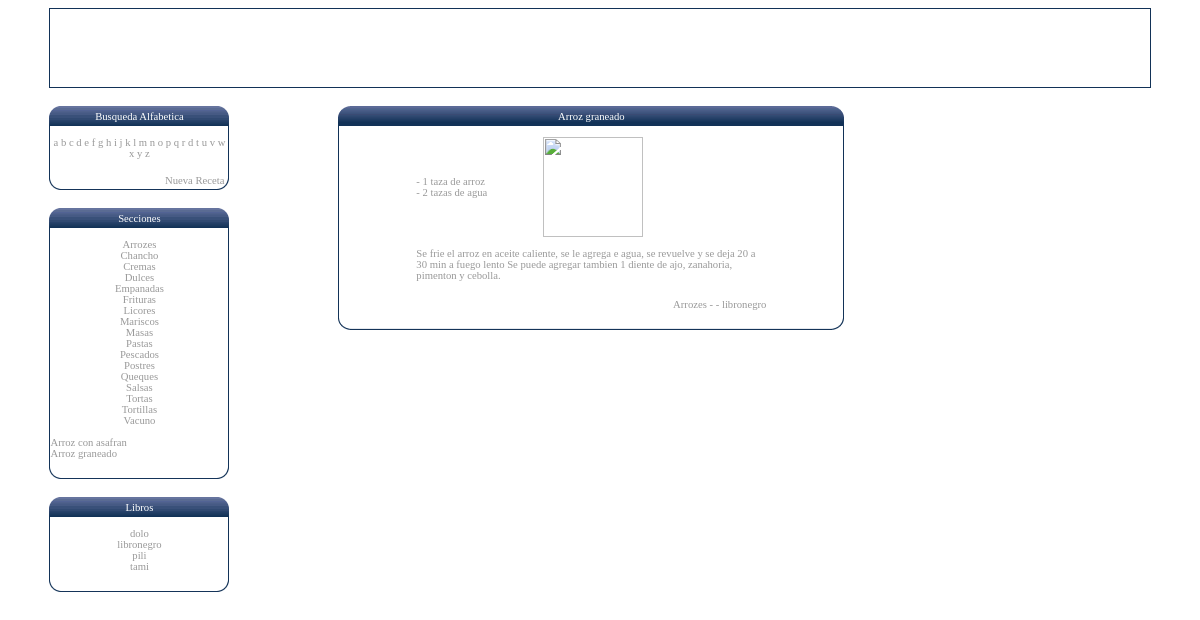
The app's page /index.php?action=1&idreceta=4&seccion=Arrozes with its own data.
### tables this page shows
CREATE TABLE IF NOT EXISTS `tipos` (
  `tipo` varchar(255) NOT NULL,
  PRIMARY KEY  (`tipo`)
);

CREATE TABLE IF NOT EXISTS `recetas` (
  `id` int(11) NOT NULL auto_increment,
  `nombre` varchar(255) NOT NULL,
  `ingredientes` text NOT NULL,
  `receta` text NOT NULL,
  `tipo1` varchar(255) default NULL,
  `tipo2` varchar(255) default NULL,
  `libro` varchar(255) NOT NULL,
  `foto` varchar(255) NOT NULL,
  PRIMARY KEY  (`id`)
);

CREATE TABLE IF NOT EXISTS `libros` (
  `nombre` varchar(255) NOT NULL,
  `autor` varchar(255) default NULL,
  `comentario` text,
  PRIMARY KEY  (`nombre`)
);

### libagenda.php (the view, shortened to what this page needs)
<?php
	function alf_mostrar(){
		$letras = array(a,b,c,d,e,f,g,h,i,j,k,l,m,n,o,p,q,r,d,t,u,v,w,x,y,z);
		foreach($letras as $letra){
			echo "<a class=\"alfabeto\" href=\"./index.php?dir=$letra\">$letra </a>";
			}
		}
	function tipos_mostrar($IdConexion){
		$consulta = "SELECT tipo FROM tipos ORDER BY tipo ASC";
		$IdConsulta = mysql_query($consulta,$IdConexion);
		$Nn = mysql_num_rows($IdConsulta);
		for($i=0;$i<$Nn;$i++){
			$seccion = mysql_fetch_array($IdConsulta);
			echo "<a class=\"alfabeto\" href=\"./index.php?seccion=$seccion[tipo]\">$seccion[tipo]</a><br>";
			}
		}
	function recetas_mostrar_tipos($IdConexion,$seccion=""){
		if($seccion){
			$consulta = "SELECT nombre,id FROM recetas WHERE tipo1=\"$seccion\" OR tipo2=\"$seccion\" ORDER BY nombre ASC";
			$IdConsulta = mysql_query($consulta,$IdConexion) or die(mysql_error());
			$Nn = mysql_num_rows($IdConsulta);
			for($i=0;$i<$Nn;$i++){
				$nombre = mysql_fetch_array($IdConsulta);
				echo "<a class=\"text3\" href=\"index.php?action=1&idreceta=$nombre[id]&seccion=$seccion\">$nombre[nombre]</a><br>";
				}
			}
		}
	function mostrar_libros($IdConexion){
		$consulta = "SELECT nombre FROM libros ORDER BY nombre ASC";
		$IdConsulta = mysql_query($consulta,$IdConexion) or die(mysql_error());
		$Nn = mysql_num_rows($IdConsulta);
		for($i=0;$i<$Nn;$i++){
			$nombre = mysql_fetch_array($IdConsulta);
			echo "<a class=\"text3\" href=\"index.php?action=2&libro=$nombre[nombre]\">$nombre[nombre]</a><br>";
			}
		}
	class receta{
		function receta($idreceta,$IdConexion){
			$consulta = "SELECT nombre,ingredientes,receta,tipo1,tipo2,libro,foto FROM recetas WHERE id=$idreceta";
			$IdConsulta = mysql_query($consulta,$IdConexion);
			$this->datos = mysql_fetch_array($IdConsulta);
			$this->datos[foto] = "./img_recetas/logo1.gif";
			}
		function nombre() {echo $this->datos[nombre];}
		function ingredientes() {echo nl2br($this->datos[ingredientes]);}
		function detalle() {echo nl2br($this->datos[receta]);}
		function tipo1() {echo $this->datos[tipo1];}
		function libro() {echo $this->datos[libro];}
		function foto() {echo '<img src="'.$this->datos[foto].'" width="100" height="100"/>';}
		}
	function receta_imprime($idreceta,$IdConexion){
		$datosreceta = new receta($idreceta,$IdConexion);
		echo "
		<table width=506 border=0 cellspacing=0 cellpadding=0 class=text1>
		 <tr>
		  <td height=20 colspan=2 background=./img/borde1cont.gif class=text2>",$datosreceta->nombre(),"</td>
		 </tr>
		 <tr>
		  <td colspan=2 class=tablalogin3>&nbsp;</td>
		 </tr>
		 <tr>
		  <td colspan=2 class=tablalogin3>
		   <table align=center width=350 border=0 cellspacing=0 cellpadding=0>
		    <tr>
		     <td><span class=text3>",$datosreceta->ingredientes(),"</span></td>
		     <td><span class=text3>",$datosreceta->foto(),"</span></td>
		    </tr>
		    <tr>
		     <td colspan=2><span class=text3><br>",$datosreceta->detalle(),"</span></td>
		    </tr>
		    <tr>
		      <td align=right colspan=2>&nbsp;</td>
	         </tr>
		    <tr>
		     <td align=right colspan=2><span class=text3>",$datosreceta->tipo1()," - ",$datosreceta->tipo2()," - ",$datosreceta->libro(),"</span></td>
		    </tr>
		   </table>
		  </td>
		 </tr>
		 <tr>
		  <td height=20 colspan=2 background=./img/borde2cont.gif><img src=./img/blank.gif></td>
		 </tr>
		</table>";
	}
?>

### estilo.css (style rules this page uses)
.text1 { font-family:Comic Sans MS; Color:#999999; text-decoration:none; font-size:8pt; text-align:center }
.text2 { font-family:Comic Sans MS; Color:#ffffff; text-decoration:none; font-size:8pt; text-align:center }
.text3 { font-family:Comic Sans MS; Color:#999999; text-decoration:none; font-size:8pt; }
.tablalogin3 { border-right-style:solid; border-right-color:#123257; border-right-width:1px; border-left-style:solid; border-left-color:#123257; border-left-width:1px; }
.alfabeto { font-family:Comic Sans MS; Color:#999999; text-decoration:none; font-size:8pt; text-align:center }

### records on screen
tipos: tipo "Arrozes"
tipos: tipo "Chancho"
tipos: tipo "Cremas"
tipos: tipo "Dulces"
tipos: tipo "Empanadas"
tipos: tipo "Frituras"
tipos: tipo "Licores"
tipos: tipo "Mariscos"
tipos: tipo "Masas"
tipos: tipo "Pastas"
tipos: tipo "Pescados"
tipos: tipo "Postres"
tipos: tipo "Queques"
tipos: tipo "Salsas"
tipos: tipo "Tortas"
tipos: tipo "Tortillas"
tipos: tipo "Vacuno"
recetas: nombre "Arroz con asafran"
recetas: nombre "Arroz graneado", ingredientes "- 1 taza de arroz - 2 tazas de agua", receta "Se frie el arroz en aceite caliente, se le agrega e agua, se revuelve y se deja 20 a 30 min a fuego lento Se puede agregar tambien 1 diente de ajo, zanahoria, pimenton y cebolla.", tipo1 "Arrozes", libro "libronegro"
libros: nombre "dolo"
libros: nombre "libronegro"
libros: nombre "pili"
libros: nombre "tami"

### other values on screen
$letra "a"
$letra "b"
$letra "c"
$letra "d"
$letra "e"
$letra "f"
$letra "g"
$letra "h"
$letra "i"
$letra "j"
$letra "k"
$letra "l"
$letra "m"
$letra "n"
$letra "o"
